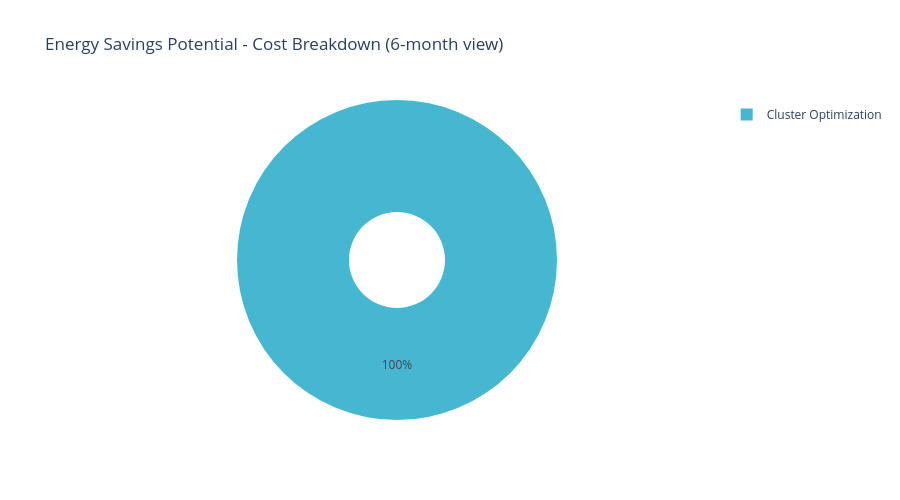
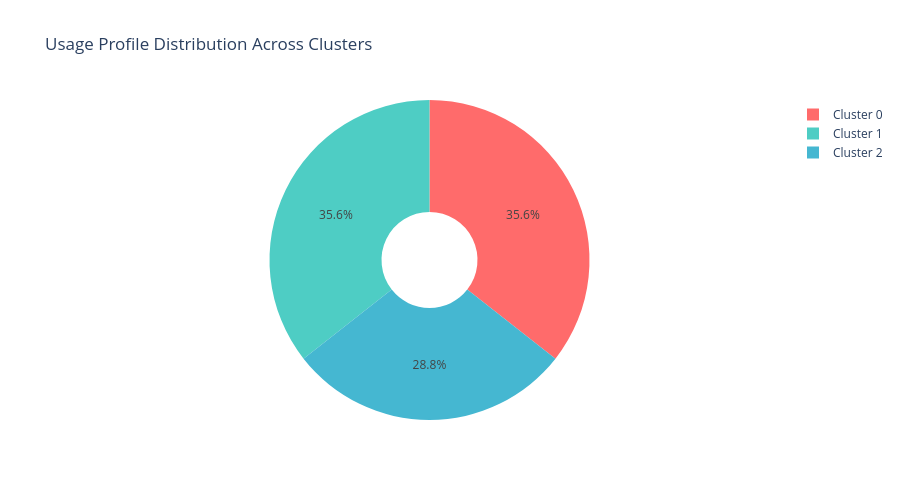
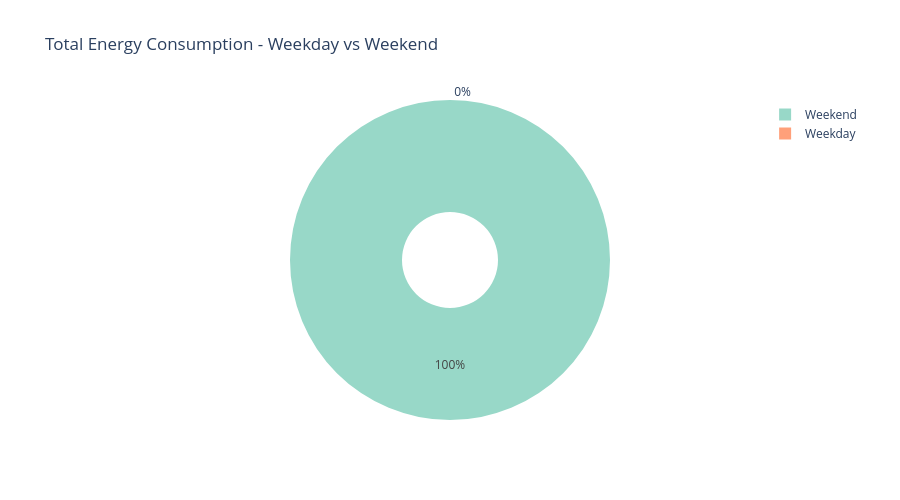

These figures' notebook cell, in order:
### Markdown cell above
## Step 6: Energy Savings Dashboard with Pie Charts

### Code cell
# Pie Chart 1: Savings Breakdown by Category (Cost)
fig1 = go.Figure(data=[go.Pie(
    labels=savings_df['Category'],
    values=savings_df['Cost Savings (Rs)'],
    hole=0.3,
    marker=dict(colors=['#FF6B6B', '#4ECDC4', '#45B7D1'])
)])
fig1.update_layout(
    title='Energy Savings Potential - Cost Breakdown (6-month view)',
    font=dict(size=12),
    height=500,
    showlegend=True
)
fig1.show()

# Pie Chart 2: Cluster Distribution
cluster_counts = df['cluster'].value_counts().sort_index()
fig2 = go.Figure(data=[go.Pie(
    labels=[f'Cluster {i}' for i in cluster_counts.index],
    values=cluster_counts.values,
    hole=0.3,
    marker=dict(colors=['#FF6B6B', '#4ECDC4', '#45B7D1'])
)])
fig2.update_layout(
    title='Usage Profile Distribution Across Clusters',
    font=dict(size=12),
    height=500
)
fig2.show()

# Pie Chart 3: Weekend vs Weekday Energy Consumption
consumption_data = {
    'Weekday': weekday_data['energy_usage'].sum(),
    'Weekend': weekend_data['energy_usage'].sum()
}
fig3 = go.Figure(data=[go.Pie(
    labels=list(consumption_data.keys()),
    values=list(consumption_data.values()),
    hole=0.3,
    marker=dict(colors=['#FFA07A', '#98D8C8'])
)])
fig3.update_layout(
    title='Total Energy Consumption - Weekday vs Weekend',
    font=dict(size=12),
    height=500
)
fig3.show()

### Figure 1 — Plotly figure (JSON) as saved in the notebook; plotly's stock layout.template omitted (floating-point values rounded to 4 significant figures)
{"data": [{"hole": 0.3, "labels": ["Weekend Dip", "Optimization Potential", "Cluster Optimization"], "marker": {"colors": ["#FF6B6B", "#4ECDC4", "#45B7D1"]}, "type": "pie", "values": [NaN, NaN, 32240.0]}], "layout": {"font": {"size": 12}, "height": 500, "showlegend": true, "title": {"text": "Energy Savings Potential - Cost Breakdown (6-month view)"}}}

### Figure 2 — Plotly figure (JSON) as saved in the notebook; plotly's stock layout.template omitted (floating-point values rounded to 4 significant figures)
{"data": [{"hole": 0.3, "labels": ["Cluster 0", "Cluster 1", "Cluster 2"], "marker": {"colors": ["#FF6B6B", "#4ECDC4", "#45B7D1"]}, "type": "pie", "values": [37, 37, 30]}], "layout": {"font": {"size": 12}, "height": 500, "title": {"text": "Usage Profile Distribution Across Clusters"}}}

### Figure 3 — Plotly figure (JSON) as saved in the notebook; plotly's stock layout.template omitted (floating-point values rounded to 4 significant figures)
{"data": [{"hole": 0.3, "labels": ["Weekday", "Weekend"], "marker": {"colors": ["#FFA07A", "#98D8C8"]}, "type": "pie", "values": [0, 52150.0]}], "layout": {"font": {"size": 12}, "height": 500, "title": {"text": "Total Energy Consumption - Weekday vs Weekend"}}}
